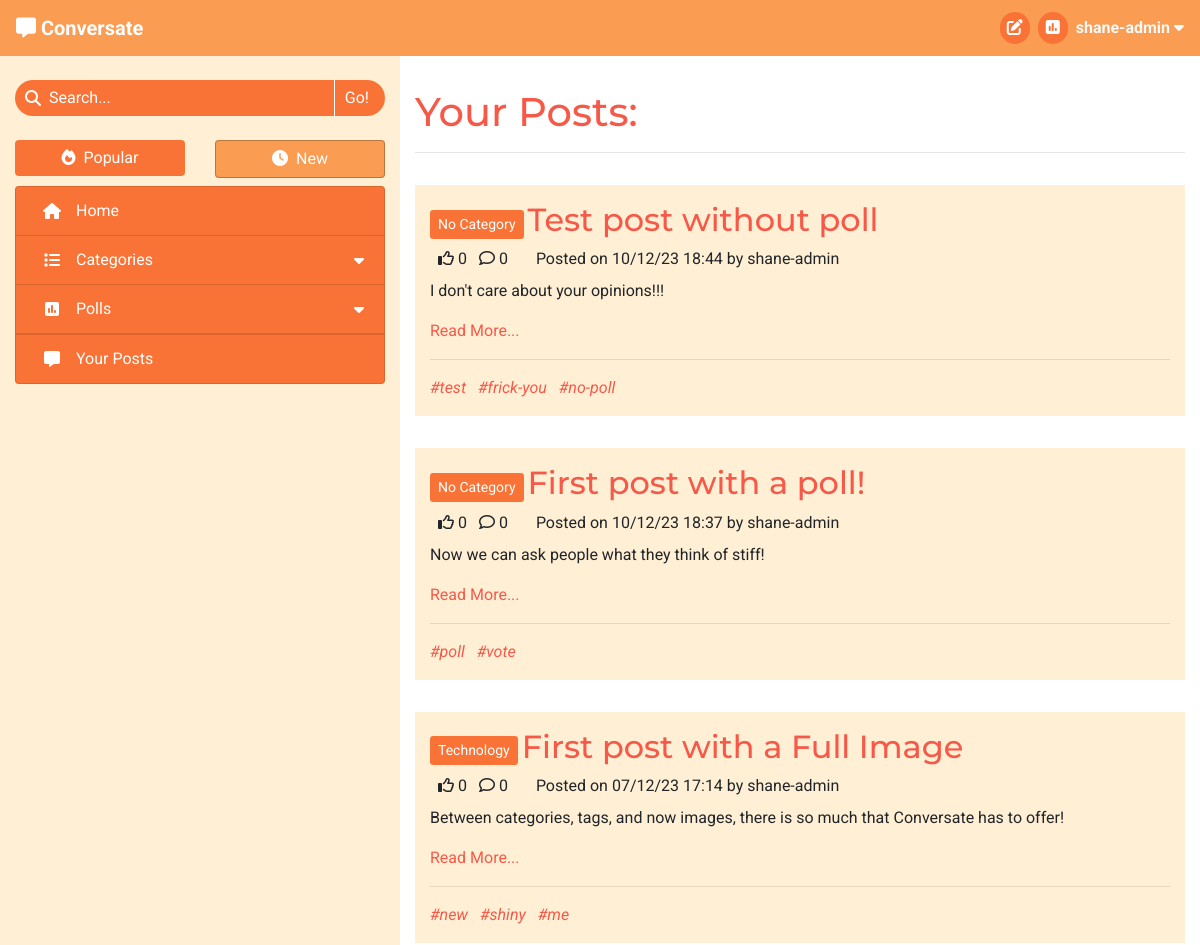
The app's page /my-posts (signed in, upper part), older data.
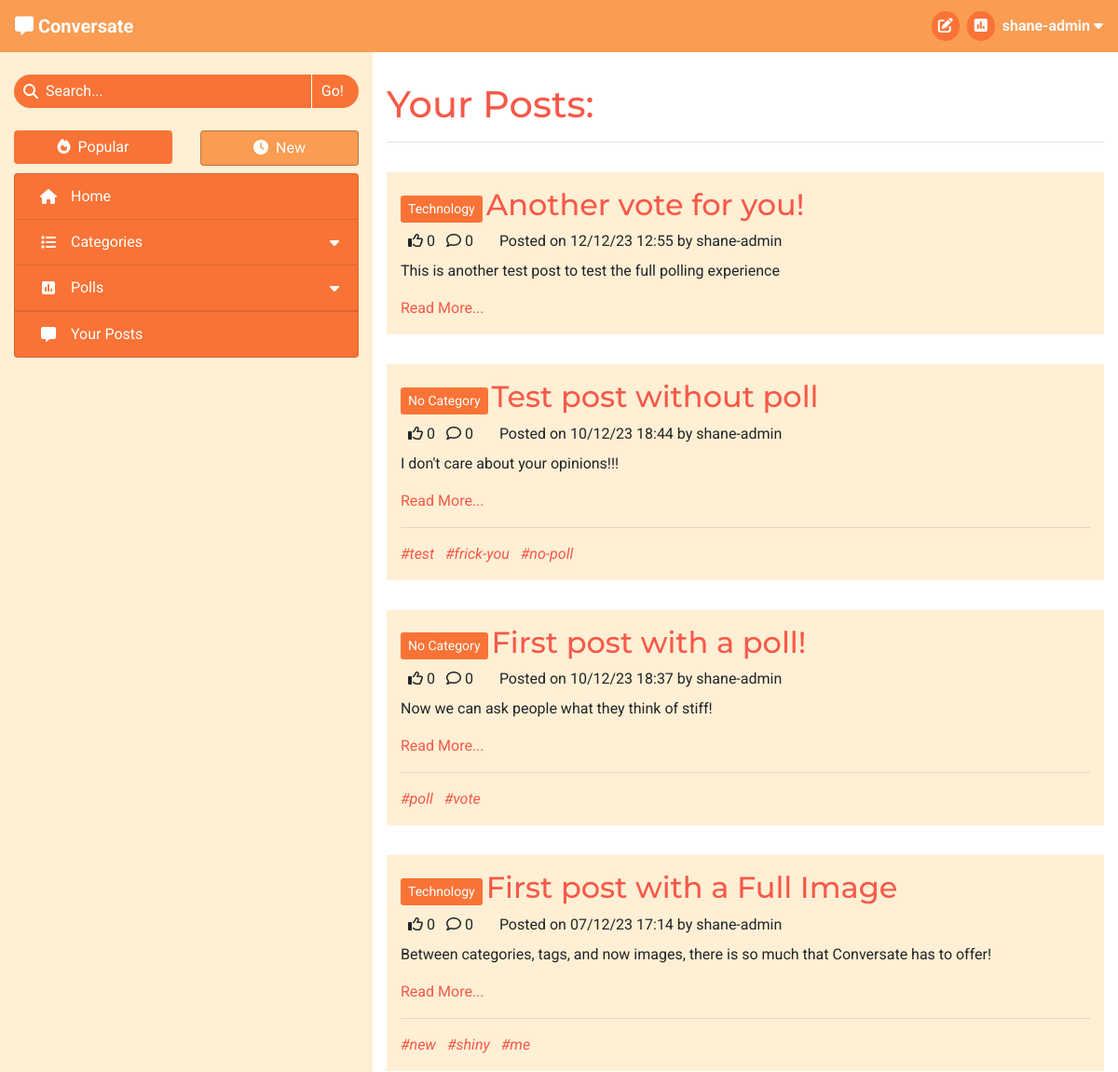
The same page, newer data.
### forum/models.py (models this page shows, shortened)
class Post(models.Model):
    title = models.CharField(max_length=100)
    slug = models.SlugField(max_length=100, unique=True)
    category = models.ForeignKey(Category, on_delete=models.CASCADE,
                                 related_name='tagged_posts')
    image = CloudinaryField('image', blank=True)
    image_position = models.IntegerField(blank=True, null=True)
    posted_by = models.ForeignKey(User, on_delete=models.CASCADE,
                                  related_name='added_posts')
    posted_on = models.DateTimeField(auto_now_add=True)
    content = models.TextField()
    tags = models.CharField(max_length=200, blank=True)
    edited = models.BooleanField(default=False)
    likes = models.ManyToManyField(User, related_name='post_likes', blank=True)
    approved = models.BooleanField(default=False)
    class Meta:
        ordering = ['-posted_on']
    def number_of_likes(self):
        return self.likes.count()
    def number_of_comments(self):
        return self.comments.count()
    def tag_list(self):
        tags_separate = self.tags.split('#')
        tags_separate.pop(0)
        return tags_separate

class Category(models.Model):
    name = models.CharField(max_length=30, unique=True)
    slug = models.SlugField(max_length=30, unique=True)
    icon = models.CharField(max_length=30, default="fa-tag")
    def __str__(self):
        return self.name
    def number_of_posts(self):
        return self.tagged_posts.count()

### forum/views.py (the view)
# urls.py: path('my-posts', views.MyPosts.as_view(), name='my_posts'),
class MyPosts(View):
    def get(self, request):
        if not request.user.is_authenticated:
            return redirect('/accounts/login')
        posts = Post.objects.filter(posted_by=request.user)
        context = get_post_list_context(request, posts)
        context['heading'] = f'Your Posts'
        context['selected_tab'] = 'My Posts'
        return render(
            request,
            'post_list.html',
            context,
        )

### forum/core/categories.py (called while the page is built)
def get_top_categories(limit=CATEGORY_COLLAPSIBLE_LIMIT):
    categories = list(Category.objects
                      .annotate(num_posts=Count('tagged_posts'))
                      .filter(num_posts__gt=0)
                      .order_by('-num_posts'))
    num_categories = len(categories)
    category_none = Category.objects.get(slug='none')
    if category_none in categories:
        categories.remove(category_none)
    return {
        'num_categories': num_categories,
        'top_categories': categories[:limit],
        'has_more_categories': (len(categories) > limit)
    }

### forum/core/content.py (called while the page is built)
def get_base_context(request):
    context = get_top_categories()
    context['disable_sort'] = True
    return context

def get_post_list_context(request, post_list):
    context = get_base_context(request)
    user_profile = get_profile(request.user)
    sort_by_new = user_profile.sort_by_new
    posts_sorted = sort_posts(post_list, sort_by_new)
    context.update(get_paginated_items(request, posts_sorted, POSTS_PER_PAGE))
    context['disable_sort'] = False
    return context

### templates/post_list.html (shortened to what this page needs)
{% extends "base.html" %}
{% block content %}
<h1>{{ heading }}:</h1>
<hr>
{% for post in item_list %}
    <div class="row post">
        <div class="post-title col-12">
            <a href="{% url 'categories' post.category.slug %}" class="btn btn-sm category align-middle">{{ post.category }}</a>
            <a href="{% url 'view_post' post.slug %}" class="anchor-no-style">
                <h2 class="d-inline-block align-middle">{{ post.title }}</h2>
            </a>
        </div>
        <div class="col-12">
            {% if user in post.likes.all %}
                <i class="fa-solid fa-thumbs-up ml-2"></i>
            {% else %}
                <i class="fa-regular fa-thumbs-up ml-2"></i>
            {% endif %}
            {{ post.number_of_likes }}
            <i class="fa-regular fa-comment ml-2"></i>
            {{ post.number_of_comments }}
            <p class="d-inline ml-4">Posted on {{ post.posted_on|date:"d/m/y G:i" }} by {{ post.posted_by }}</p>
        </div>
        <div class="col-12">
            <div class="mt-2">{{ post.content|safe }}</div>
            <a href="{% url 'view_post' post.slug %}">Read More...</a>
        </div>
        {% if post.tags %}
            <div class="col-12">
                <hr>
                {% for tag in post.tag_list %}
                    <a class="tag-list-item mr-2 anchor-no-style" href="{% url 'search_tag' tag %}">
                        <em>#{{ tag }}</em>
                    </a>
                {% endfor %}
            </div>
        {% endif %}
    </div>
{% endfor %}
{% endblock content %}

Row changes from the older to the newer data that the page shows:
added Post: category "Technology", title "Another vote for you!", number_of_likes "0", number_of_comments "0", posted_on "12/12/23 12:55", posted_by "shane-admin", content "This is another test post to test the full polling experience"
